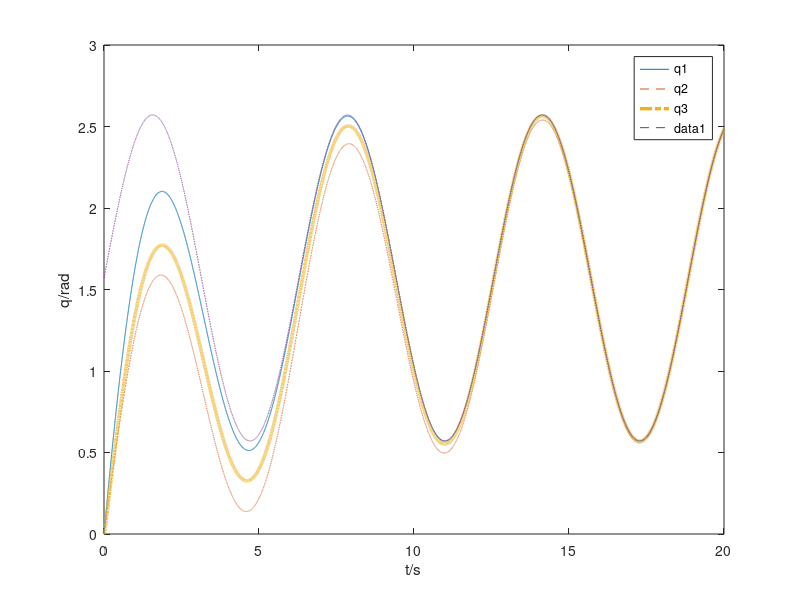
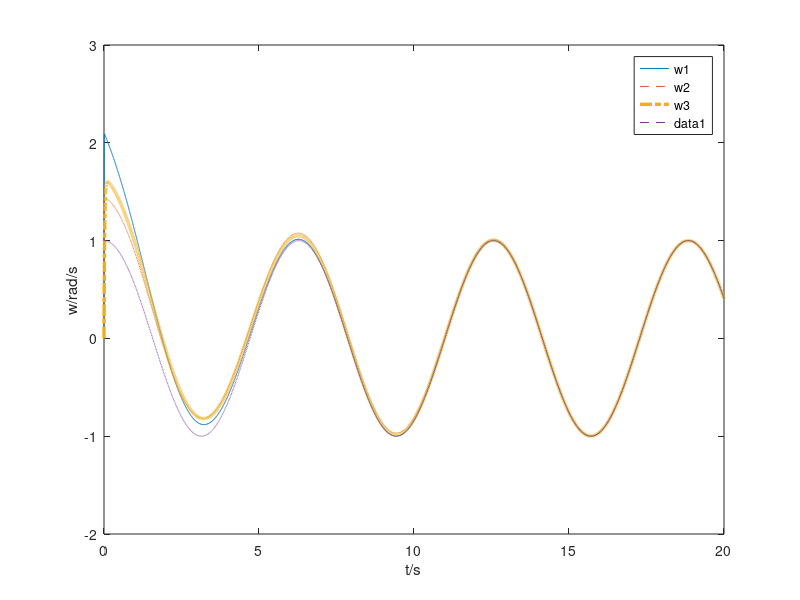

Reproduce these figures in MATLAB, in order.
function main_puma_ct 
[t,x] = ode45(@puma_ct,0:0.001:20,[0 0 0 0 0 0]);

figure(1),
plot(t,x(:,1),'-',t,x(:,2),'--',t,x(:,3),'-.','linewidth',2.5);
legend('q1','q2','q3');
hold on
plot(t,pi/2+sin(t),'--');
xlabel('t/s'),ylabel('q/rad');
hold off 
figure(2),
plot(t,x(:,4),'-',t,x(:,5),'--',t,x(:,6),'-.','linewidth',2.5);
legend('w1','w2','w3');
hold on
plot(t,cos(t),'--');
xlabel('t/s'),ylabel('w/rad/s');
hold off
end

function xdot = puma_ct(t,q)
xdot = zeros(6,1);
qd = [pi/2+sin(t); pi/2+sin(t); pi/2+sin(t)];
qddot = [cos(t); cos(t); cos(t)];
qd2dot = -[sin(t); sin(t); sin(t)];

A = [500 0 0; 0 180 0; 0 0 50];
B = [350 0 0; 0 50 0; 0 0 20];

xdot(1) = q(4);
xdot(2) = q(5);
xdot(3) = q(6);

xdot(4:6) = qd2dot - A*(q(4:6)-qddot) -B*(q(1:3)-qd);
   
end